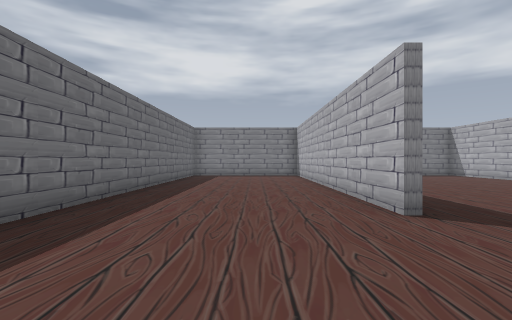
View 1 (above)

24 first-person views from a walk through a level from a Godot 3-D game. The camera is 1.5 m above the floor, looks level and sees 85° across. The floor is counted in squares, 2 m on a side. Each view is taken from the middle of a square. On the plan, view 1 faces up. The plan holds only what a view shows up to about 10 squares ahead; the rest is blank. The place goes on beyond the plan. Characters and animated objects are not drawn. Some surface patterns are stand-ins.

View 2
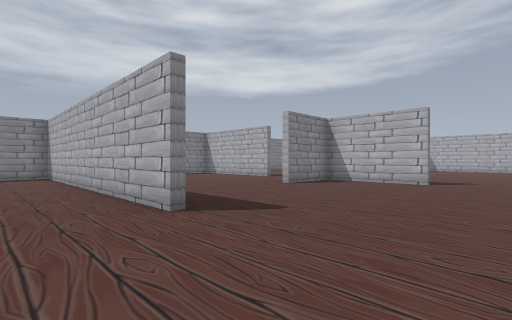

View 3
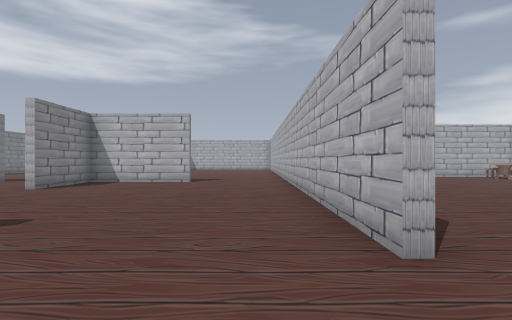

View 4
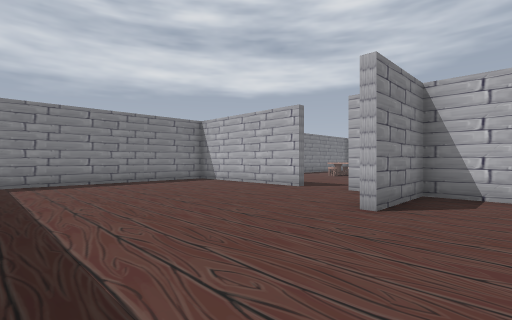

View 5
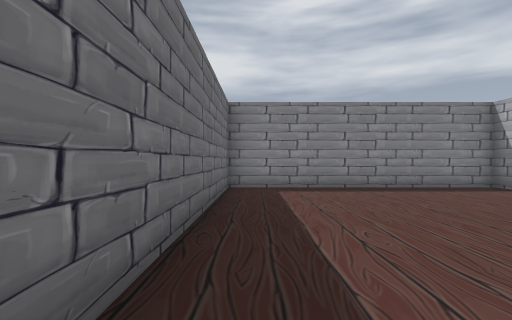

View 6
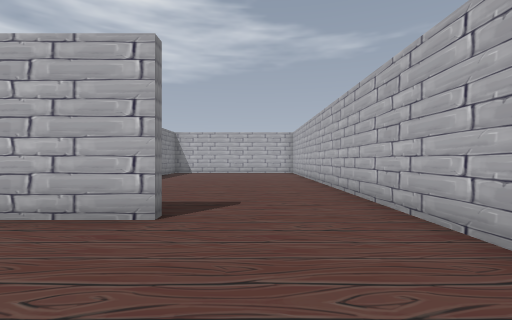

View 7
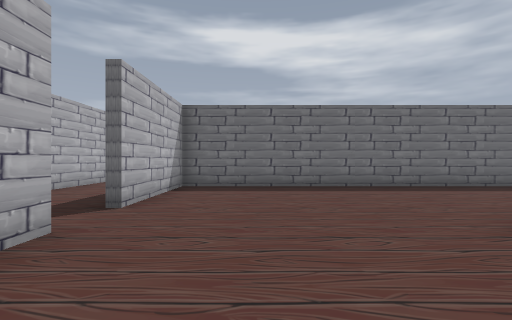

View 8
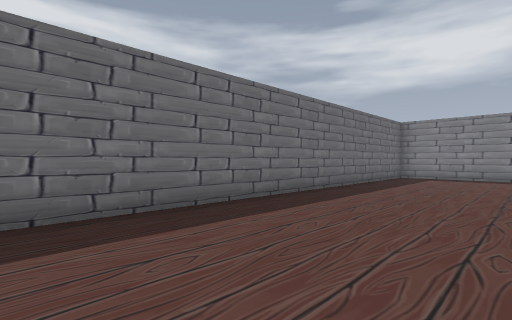

View 9
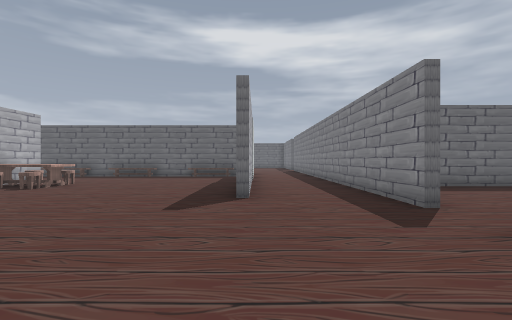

View 10
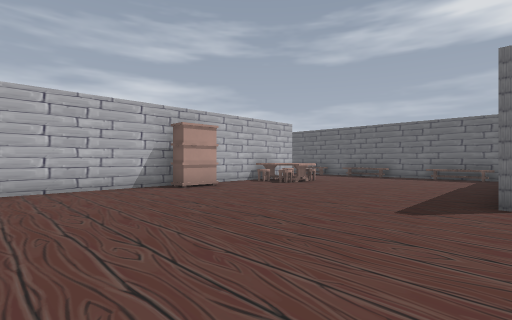

View 11
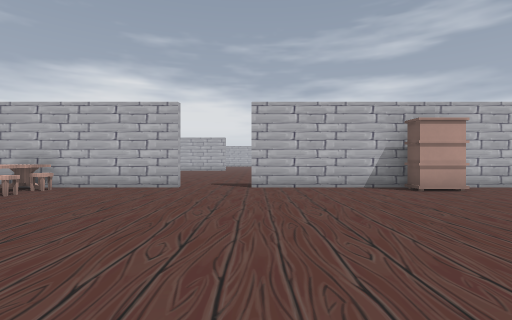

View 12
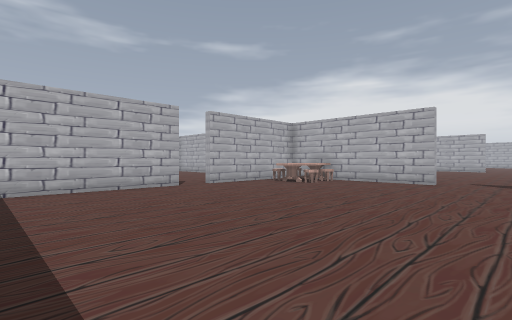

View 13
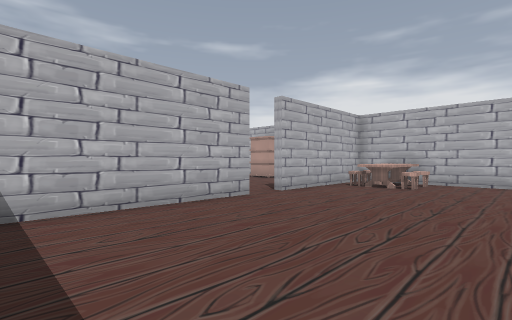

View 14
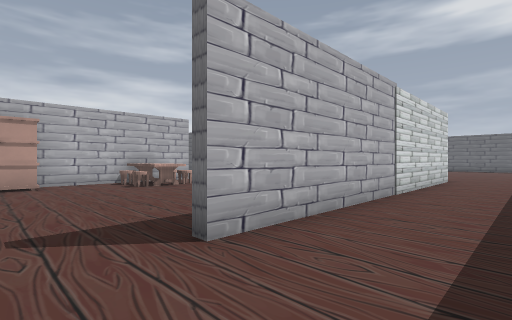

View 15
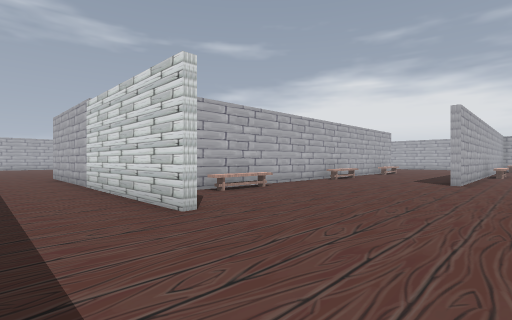

View 16
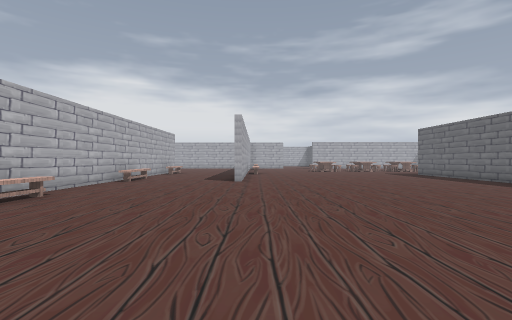

View 17
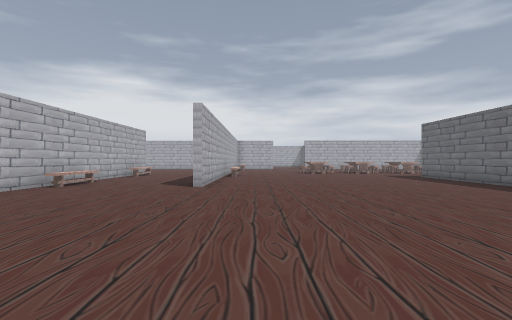

View 18
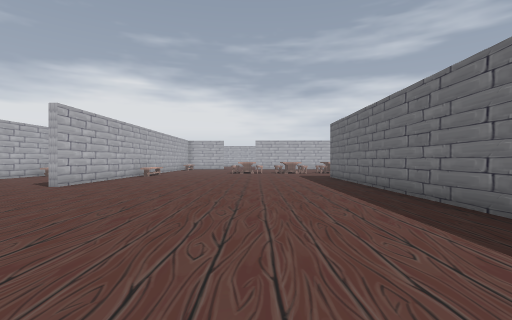

View 19
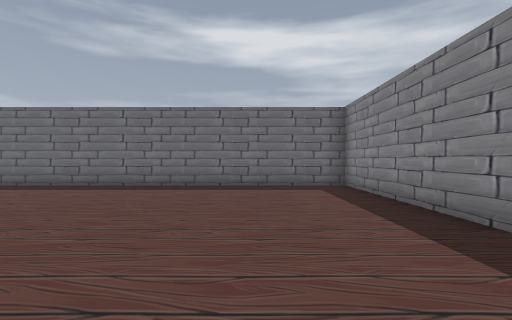

View 20
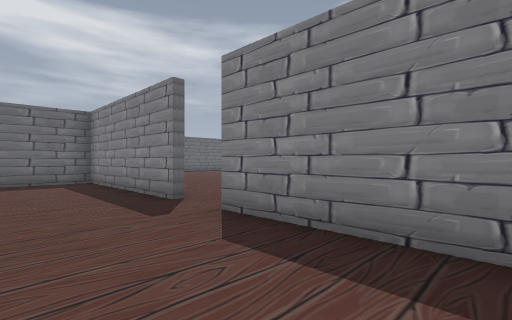

View 21
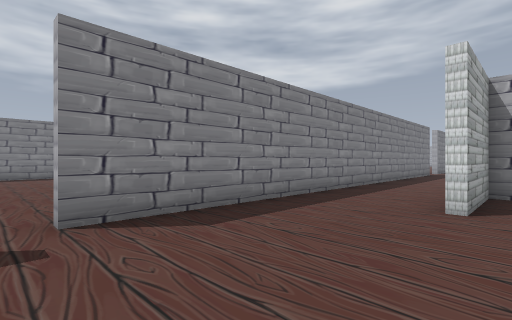

View 22
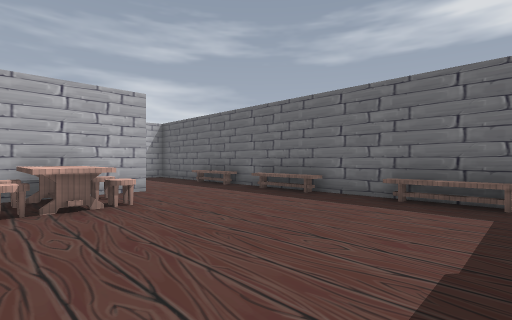

View 23
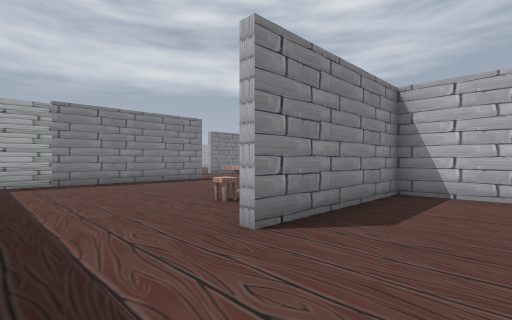

View 24
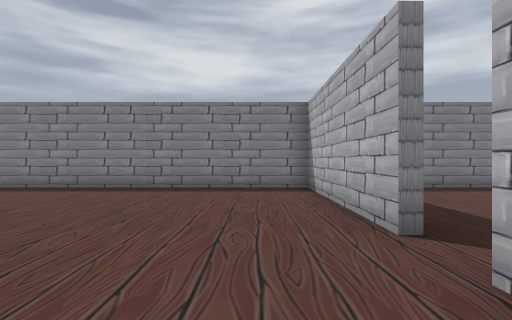

### Floor plan
Points are (right, up) in squares from view 1. A wall is a line through its corners. A room is listed if a view was taken in it or the views show most of it. See-through windows are left out.
Room 1 (views 1, 2, 3, 4, 5, 6, 7, 8)
walls: (2, 3.8) (2, 12.1); (9.5, 8.8) (9.5, 13.6) (2.2, 13.6) (2.2, 6.8); (9.5, 2.2) (9.5, 5.6) (7.1, 5.6); (2, -1.1) (16, -1.1); (0.5, 13.6) (-0.5, 13.6); (-3, 11.1) (-3, -1.1) (0.6, -1.1)
ways out: opening at (1.5, -1) to room 2; opening at (10, 8)
Room 2 (views 9, 10, 11, 12, 13, 14, 15, 16, 17, 18, 19, 20, 21, 22, 23, 24)
walls: (-7.8, -7.4) (-7.8, -8.5); (-8, -8.5) (-8, -7.4); (-7.8, -4.9) (-7.8, -5.5); (-2.4, -4.4) (-6.6, -4.4); (-8, -4.8) (-8, -4.4) (-10.4, -4.4); (-7.8, -10.4) (-7.8, -11.5); (-4.9, -11.6) (5.1, -11.6); (-8, -11.5) (-8, -10.4); (-10.5, -4.1) (-0.5, -4.1); (-8, -14) (-8, -13.4); (0.6, -1.4) (-14.5, -1.4); (-0.5, -13.8) (-0.5, -11.9) (-4.9, -11.9); (-12.5, -14.5) (-12.5, -11.8); (-15.9, -1.4) (-21.3, -1.4) (-21.3, -3.4); (7, -11.6) (12.5, -11.6); (-21.3, -4.6) (-21.3, -12.5); (12.4, -6.2) (12.4, -1.4) (4, -1.4); (12.4, -9.5) (12.4, -7.2)
ways out: opening at (1.5, -1) to room 1; opening at (-21, -13); opening at (-21, -4); opening at (-15, -1); opening at (6.5, -12); opening at (13, -7)
objects: bench (-8, -13) to (-8, -12); bench (-8, -10) to (-8, -9); bench (-8, -7); bench (-8, -6); stool (-4, -11); stool (-4, -10); table (-3, -11) to (-3, -10); stool (-2, -11); stool (-2, -10); closet (0, -11) to (1, -11); stool (10, -11); stool (10, -10); table (11, -11) to (11, -10); other object (12, -11); stool (12, -10)

Where each view was taken, in squares from view 1:
view 1: 0 up, 0 right, facing up
view 2: 0 up, 0 right, facing up-right
view 3: 0 up, 0 right, facing right
view 4: 4 up, 3 right, facing up-right
view 5: 6 up, 3 right, facing up
view 6: 1 up, 6 right, facing right
view 7: 1 up, 5 right, facing left
view 8: 1 up, 1 right, facing up-left
view 9: 4 down, 5 right, facing left
view 10: 4 down, 5 right, facing down-left
view 11: 4 down, 5 right, facing down
view 12: 2 down, 5 right, facing down-right
view 13: 2 down, 8 right, facing down-right
view 14: 2 down, 1 right, facing down-left
view 15: 2 down, 14 left, facing down-right
view 16: 2 down, 13 left, facing down
view 17: 4 down, 14 left, facing down
view 18: 4 down, 18 left, facing down
view 19: 4 down, 13 left, facing left
view 20: 4 down, 11 left, facing up-left
view 21: 5 down, 15 left, facing up-right
view 22: 5 down, 2 left, facing down-left
view 23: 14 down, 7 left, facing up-right
view 24: 9 down, 11 right, facing up
